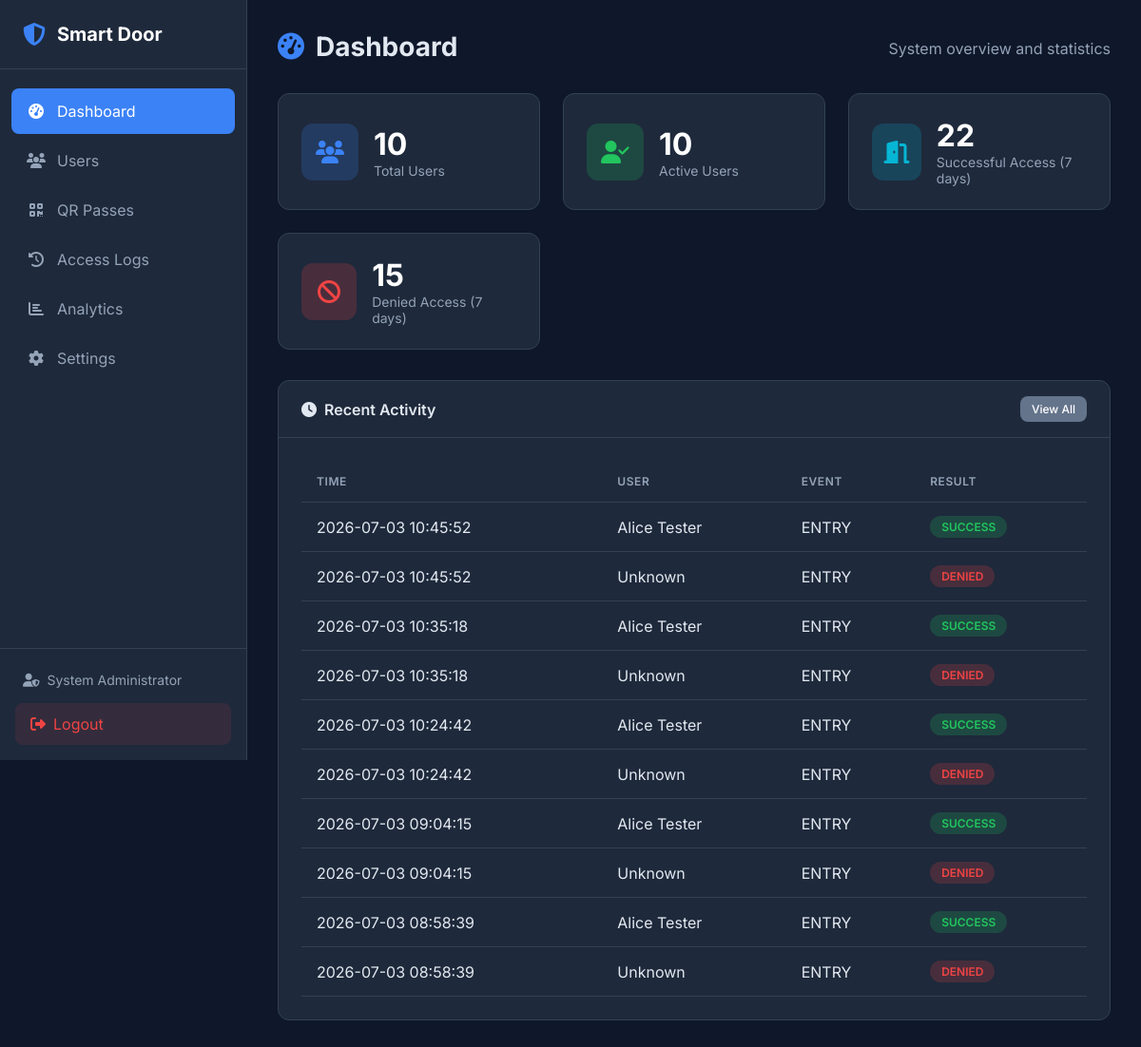
Screenshot of /dashboard (signed in) with the database file from the repository.
### tables this page shows
CREATE TABLE admin (
    id INTEGER PRIMARY KEY AUTOINCREMENT,
    username VARCHAR(50) UNIQUE NOT NULL,
    password_hash VARCHAR(255) NOT NULL,
    email VARCHAR(100) UNIQUE NOT NULL,
    full_name VARCHAR(100) NOT NULL,
    is_active BOOLEAN DEFAULT 1,
    login_attempts INTEGER DEFAULT 0,
    locked_until DATETIME NULL,
    created_at DATETIME DEFAULT CURRENT_TIMESTAMP,
    updated_at DATETIME DEFAULT CURRENT_TIMESTAMP,
    last_login DATETIME NULL
);

CREATE TABLE access_logs (
    id INTEGER PRIMARY KEY AUTOINCREMENT,
    user_id INTEGER,  -- NULL if unknown person
    employee_id VARCHAR(50),  -- Stored separately for historical reference
    user_name VARCHAR(100),  -- Stored separately for historical reference
    event_type VARCHAR(10) NOT NULL CHECK(event_type IN ('ENTRY', 'EXIT')),
    access_date DATE NOT NULL,
    access_time TIME NOT NULL,
    result VARCHAR(20) NOT NULL CHECK(result IN ('SUCCESS', 'FAILED', 'DENIED')),
    face_match BOOLEAN DEFAULT 0,
    fingerprint_match BOOLEAN DEFAULT 0,
    failure_reason VARCHAR(255),
    confidence_score FLOAT,
    ip_address VARCHAR(45),
    created_at DATETIME DEFAULT CURRENT_TIMESTAMP, qr_token VARCHAR(255) NULL, door VARCHAR(100) DEFAULT 'Main Entrance', camera VARCHAR(100) NULL, reason VARCHAR(255) NULL,
    FOREIGN KEY (user_id) REFERENCES users(id) ON DELETE SET NULL
);

### web/app.py (the view)
@app.route('/dashboard')
@login_required
def dashboard():
    stats = access_log_repo.get_stats(days=7)
    recent_logs = access_log_repo.get_recent_logs(limit=10)
    total_users = len(user_repo.get_all())
    active_users = len(user_repo.get_all(active_only=True))
    return render_template('dashboard.html',
                          stats=stats,
                          recent_logs=recent_logs,
                          total_users=total_users,
                          active_users=active_users)

### database/db_manager.py (called while the page is built, shortened)
    def _get_connection(self) -> sqlite3.Connection:
        return self._local.connection

    def execute(self, query: str, params: tuple = ()) -> sqlite3.Cursor:
        conn = self._get_connection()
        cursor = conn.cursor()
        cursor.execute(query, params)
        return cursor

    def get_by_id(self, admin_id: int) -> Optional[Dict]:
        cursor = self.db.execute(
            "SELECT * FROM admin WHERE id = ?",
            (admin_id,)
        )
        row = cursor.fetchone()
        return dict(row) if row else None

    def get_all(self, active_only: bool = False) -> List[Dict]:
        query = "SELECT * FROM users"
        if active_only:
            query += " WHERE is_active = 1"
        query += " ORDER BY first_name, last_name"
        cursor = self.db.execute(query)
        return [dict(row) for row in cursor.fetchall()]

    def get_recent_logs(self, limit: int = 50) -> List[Dict]:
        cursor = self.db.execute(
            """SELECT * FROM access_logs
               ORDER BY created_at DESC LIMIT ?""",
            (limit,)
        )
        return [dict(row) for row in cursor.fetchall()]

    def get_stats(self, days: int = 7) -> Dict:
        cursor = self.db.execute(
            """SELECT
                COUNT(*) as total,
                SUM(CASE WHEN result = 'SUCCESS' THEN 1 ELSE 0 END) as successful,
                SUM(CASE WHEN result = 'FAILED' THEN 1 ELSE 0 END) as failed,
                SUM(CASE WHEN result = 'DENIED' THEN 1 ELSE 0 END) as denied
               FROM access_logs
               WHERE access_date >= date('now', ?)""",
            (f'-{days} days',)
        )
        row = cursor.fetchone()
        return dict(row) if row else {'total': 0, 'successful': 0, 'failed': 0, 'denied': 0}

### web/app.py (called while the page is built)
def login_required(f):
    @wraps(f)
    def decorated_function(*args, **kwargs):
        if 'admin_id' not in session:
            flash('Please log in to access this page.', 'warning')
            return redirect(url_for('login'))
        admin = admin_repo.get_by_id(session['admin_id'])
        if not admin or not admin.get('is_active', False):
            session.clear()
            flash('Your session has expired.', 'warning')
            return redirect(url_for('login'))
        g.admin = admin
        return f(*args, **kwargs)
    return decorated_function

### web/templates/dashboard.html (shortened to what this page needs)
{% extends "base.html" %}
{% block content %}
<div class="page-header">
    <h1><i class="fas fa-tachometer-alt"></i> Dashboard</h1>
    <p>System overview and statistics</p>
</div>
<div class="stats-grid">
    <div class="stat-card">
        <div class="stat-icon bg-primary">
            <i class="fas fa-users"></i>
        </div>
        <div class="stat-info">
            <h3>{{ total_users }}</h3>
            <p>Total Users</p>
        </div>
    </div>
    <div class="stat-card">
        <div class="stat-icon bg-success">
            <i class="fas fa-user-check"></i>
        </div>
        <div class="stat-info">
            <h3>{{ active_users }}</h3>
            <p>Active Users</p>
        </div>
    </div>
    <div class="stat-card">
        <div class="stat-icon bg-info">
            <i class="fas fa-door-open"></i>
        </div>
        <div class="stat-info">
            <h3>{{ stats.successful or 0 }}</h3>
            <p>Successful Access (7 days)</p>
        </div>
    </div>
    <div class="stat-card">
        <div class="stat-icon bg-danger">
            <i class="fas fa-ban"></i>
        </div>
        <div class="stat-info">
            <h3>{{ stats.denied or 0 }}</h3>
            <p>Denied Access (7 days)</p>
        </div>
    </div>
</div>
<div class="card">
    <div class="card-header">
        <h2><i class="fas fa-clock"></i> Recent Activity</h2>
        <a href="{{ url_for('logs') }}" class="btn btn-sm btn-secondary">View All</a>
    </div>
    <div class="card-body">
        {% if recent_logs %}
        <table class="table">
            <thead>
                <tr>
                    <th>Time</th>
                    <th>User</th>
                    <th>Event</th>
                    <th>Result</th>
                </tr>
            </thead>
            <tbody>
                {% for log in recent_logs %}
                <tr>
                    <td>{{ log.access_date }} {{ log.access_time }}</td>
                    <td>{{ log.user_name or 'Unknown' }}</td>
                    <td>{{ log.event_type }}</td>
                    <td>
                        <span class="badge badge-{{ 'success' if log.result == 'SUCCESS' else 'danger' }}">
                            {{ log.result }}
                        </span>
                    </td>
                </tr>
                {% endfor %}
            </tbody>
        </table>
        {% else %}
        <p class="text-muted">No recent activity</p>
        {% endif %}
    </div>
</div>
{% endblock %}

### web/templates/base.html (shortened to what this page needs)
<!DOCTYPE html>
<html lang="en">
<head>
    <link rel="stylesheet" href="{{ url_for('static', filename='css/style.css') }}">
    <link rel="stylesheet" href="https://cdnjs.cloudflare.com/ajax/libs/font-awesome/6.4.0/css/all.min.css">
</head>
<body>
    {% if session.get('admin_id') %}
    <nav class="sidebar">
        <div class="sidebar-header">
            <i class="fas fa-shield-alt"></i>
            <span>Smart Door</span>
        </div>
        <ul class="nav-menu">
            <li class="nav-item">
                <a href="{{ url_for('dashboard') }}" class="nav-link {% if request.endpoint == 'dashboard' %}active{% endif %}">
                    <i class="fas fa-tachometer-alt"></i>
                    <span>Dashboard</span>
                </a>
            </li>
            <li class="nav-item">
                <a href="{{ url_for('users') }}" class="nav-link {% if request.endpoint and 'user' in request.endpoint %}active{% endif %}">
                    <i class="fas fa-users"></i>
                    <span>Users</span>
                </a>
            </li>
            <li class="nav-item">
                <a href="{{ url_for('qr.dashboard') }}" class="nav-link {% if request.endpoint and 'qr.' in request.endpoint %}active{% endif %}">
                    <i class="fas fa-qrcode"></i>
                    <span>QR Passes</span>
                </a>
            </li>
            <li class="nav-item">
                <a href="{{ url_for('logs') }}" class="nav-link {% if request.endpoint == 'logs' %}active{% endif %}">
                    <i class="fas fa-history"></i>
                    <span>Access Logs</span>
                </a>
            </li>
            <li class="nav-item">
                <a href="{{ url_for('analytics') }}" class="nav-link {% if request.endpoint == 'analytics' %}active{% endif %}">
                    <i class="fas fa-chart-bar"></i>
                    <span>Analytics</span>
                </a>
            </li>
            <li class="nav-item">
                <a href="{{ url_for('settings') }}" class="nav-link {% if request.endpoint == 'settings' %}active{% endif %}">
                    <i class="fas fa-cog"></i>
                    <span>Settings</span>
                </a>
            </li>
        </ul>
        <div class="sidebar-footer">
            <div class="admin-info">
                <i class="fas fa-user-shield"></i>
                <span>{{ session.get('admin_name', 'Admin') }}</span>
            </div>
            <a href="{{ url_for('logout') }}" class="logout-btn">
                <i class="fas fa-sign-out-alt"></i>
                <span>Logout</span>
            </a>
        </div>
    </nav>
    {% endif %}
    <main class="main-content {% if not session.get('admin_id') %}full-width{% endif %}">
        {% block content %}{% endblock %}
    </main>
</body>
</html>

### web/static/css/style.css (style rules this page uses)
:root { --primary: #3b82f6; --primary-dark: #2563eb; --secondary: #64748b; --success: #22c55e; --danger: #ef4444; --warning: #f59e0b; --info: #06b6d4; --dark: #1e293b; --darker: #0f172a; --light: #f1f5f9; --white: #ffffff; --border: #334155; --text: #e2e8f0; --text-muted: #94a3b8; --sidebar-width: 260px; }
* { margin: 0; padding: 0; box-sizing: border-box; }
body { font-family: 'Inter', -apple-system, BlinkMacSystemFont, sans-serif; background-color: var(--darker); color: var(--text); min-height: 100vh; display: flex; }
a { text-decoration: none; color: inherit; }
.sidebar { width: var(--sidebar-width); height: 100vh; background: var(--dark); position: fixed; left: 0; top: 0; display: flex; flex-direction: column; border-right: 1px solid var(--border); }
.sidebar-header { padding: 1.5rem; display: flex; align-items: center; gap: 0.75rem; border-bottom: 1px solid var(--border); }
.sidebar-header i { font-size: 1.5rem; color: var(--primary); }
.sidebar-header span { font-size: 1.25rem; font-weight: 700; color: var(--white); }
.nav-menu { list-style: none; padding: 1rem 0; flex: 1; }
.nav-item { margin: 0.25rem 0.75rem; }
.nav-link { display: flex; align-items: center; gap: 0.75rem; padding: 0.875rem 1rem; border-radius: 0.5rem; transition: all 0.2s; color: var(--text-muted); }
.nav-link.active { background: var(--primary); color: var(--white); }
.nav-link i { width: 1.25rem; text-align: center; }
.sidebar-footer { padding: 1rem; border-top: 1px solid var(--border); }
.admin-info { display: flex; align-items: center; gap: 0.5rem; padding: 0.5rem; font-size: 0.875rem; color: var(--text-muted); margin-bottom: 0.5rem; }
.logout-btn { display: flex; align-items: center; gap: 0.5rem; padding: 0.75rem 1rem; background: rgba(239, 68, 68, 0.1); color: var(--danger); border-radius: 0.5rem; transition: all 0.2s; }
.main-content { flex: 1; margin-left: var(--sidebar-width); padding: 2rem; min-height: 100vh; }
.page-header { display: flex; justify-content: space-between; align-items: center; margin-bottom: 2rem; }
.page-header h1 { font-size: 1.75rem; font-weight: 700; display: flex; align-items: center; gap: 0.75rem; }
.page-header h1 i { color: var(--primary); }
.page-header p { color: var(--text-muted); margin-top: 0.25rem; }
.card { background: var(--dark); border-radius: 0.75rem; border: 1px solid var(--border); margin-bottom: 1.5rem; }
.card-header { padding: 1rem 1.5rem; border-bottom: 1px solid var(--border); display: flex; justify-content: space-between; align-items: center; }
.card-header h2 { font-size: 1rem; font-weight: 600; display: flex; align-items: center; gap: 0.5rem; }
.card-body { padding: 1.5rem; }
.stats-grid { display: grid; grid-template-columns: repeat(auto-fit, minmax(240px, 1fr)); gap: 1.5rem; margin-bottom: 2rem; }
.stat-card { background: var(--dark); border-radius: 0.75rem; border: 1px solid var(--border); padding: 1.5rem; display: flex; align-items: center; gap: 1rem; }
.stat-icon { width: 60px; height: 60px; border-radius: 0.75rem; display: flex; align-items: center; justify-content: center; font-size: 1.5rem; }
.stat-icon.bg-primary { background: rgba(59, 130, 246, 0.2); color: var(--primary); }
.stat-icon.bg-success { background: rgba(34, 197, 94, 0.2); color: var(--success); }
.stat-icon.bg-danger { background: rgba(239, 68, 68, 0.2); color: var(--danger); }
.stat-icon.bg-info { background: rgba(6, 182, 212, 0.2); color: var(--info); }
.stat-info h3 { font-size: 2rem; font-weight: 700; color: var(--white); }
.stat-info p { color: var(--text-muted); font-size: 0.875rem; }
.table { width: 100%; border-collapse: collapse; }
.table th, .table td { padding: 0.875rem 1rem; text-align: left; border-bottom: 1px solid var(--border); }
.table th { font-weight: 600; color: var(--text-muted); font-size: 0.75rem; text-transform: uppercase; letter-spacing: 0.05em; }
.badge { display: inline-block; padding: 0.25rem 0.75rem; border-radius: 9999px; font-size: 0.75rem; font-weight: 600; text-transform: uppercase; }
.badge-success { background: rgba(34, 197, 94, 0.2); color: var(--success); }
.badge-danger { background: rgba(239, 68, 68, 0.2); color: var(--danger); }
.btn { display: inline-flex; align-items: center; gap: 0.5rem; padding: 0.625rem 1.25rem; border-radius: 0.5rem; font-weight: 500; font-size: 0.875rem; border: none; cursor: pointer; transition: all 0.2s; }
.btn-sm { padding: 0.375rem 0.75rem; font-size: 0.75rem; }
.btn-secondary { background: var(--secondary); color: var(--white); }

### rows the page displays
admin: get "System Administrator"
access_logs: access_date "2026-07-03", access_time "10:45:52", user_name "Alice Tester", event_type "ENTRY", result "SUCCESS"
access_logs: access_date "2026-07-03", access_time "10:45:52", user_name "Unknown", event_type "ENTRY", result "DENIED"
access_logs: access_date "2026-07-03", access_time "10:35:18", user_name "Alice Tester", event_type "ENTRY", result "SUCCESS"
access_logs: access_date "2026-07-03", access_time "10:35:18", user_name "Unknown", event_type "ENTRY", result "DENIED"
access_logs: access_date "2026-07-03", access_time "10:24:42", user_name "Alice Tester", event_type "ENTRY", result "SUCCESS"
access_logs: access_date "2026-07-03", access_time "10:24:42", user_name "Unknown", event_type "ENTRY", result "DENIED"
access_logs: access_date "2026-07-03", access_time "09:04:15", user_name "Alice Tester", event_type "ENTRY", result "SUCCESS"
access_logs: access_date "2026-07-03", access_time "09:04:15", user_name "Unknown", event_type "ENTRY", result "DENIED"
access_logs: access_date "2026-07-03", access_time "08:58:39", user_name "Alice Tester", event_type "ENTRY", result "SUCCESS"
access_logs: access_date "2026-07-03", access_time "08:58:39", user_name "Unknown", event_type "ENTRY", result "DENIED"

### other values shown
{{ total_users }} "10"
{{ active_users }} "10"
{{ stats.successful or 0 }} "22"
{{ stats.denied or 0 }} "15"
